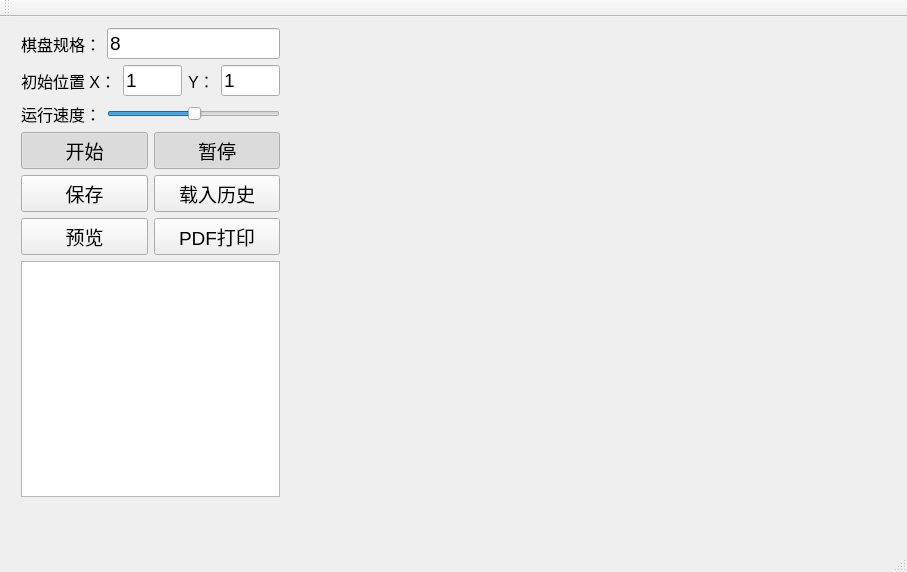
<?xml version="1.0" encoding="UTF-8"?>
<ui version="4.0">
 <class>MainWindow</class>
 <widget class="QMainWindow" name="MainWindow">
  <property name="geometry">
   <rect>
    <x>0</x>
    <y>0</y>
    <width>907</width>
    <height>572</height>
   </rect>
  </property>
  <property name="sizePolicy">
   <sizepolicy hsizetype="Preferred" vsizetype="Preferred">
    <horstretch>0</horstretch>
    <verstretch>0</verstretch>
   </sizepolicy>
  </property>
  <property name="windowTitle">
   <string>MainWindow</string>
  </property>
  <widget class="QWidget" name="centralWidget">
   <widget class="QWidget" name="layoutWidget">
    <property name="geometry">
     <rect>
      <x>10</x>
      <y>0</y>
      <width>281</width>
      <height>491</height>
     </rect>
    </property>
    <layout class="QGridLayout" name="gridLayout_4">
     <item row="0" column="0">
      <layout class="QGridLayout" name="gridLayout">
       <item row="1" column="0" colspan="2">
        <layout class="QHBoxLayout" name="horizontalLayout_2">
         <item>
          <widget class="QLabel" name="label_2">
           <property name="font">
            <font>
             <pointsize>12</pointsize>
            </font>
           </property>
           <property name="text">
            <string>初始位置 X：</string>
           </property>
          </widget>
         </item>
         <item>
          <widget class="QLineEdit" name="lineInitX">
           <property name="font">
            <font>
             <pointsize>14</pointsize>
            </font>
           </property>
           <property name="text">
            <string>1</string>
           </property>
          </widget>
         </item>
         <item>
          <widget class="QLabel" name="label_3">
           <property name="font">
            <font>
             <pointsize>12</pointsize>
            </font>
           </property>
           <property name="text">
            <string>Y：</string>
           </property>
          </widget>
         </item>
         <item>
          <widget class="QLineEdit" name="lineInitY">
           <property name="font">
            <font>
             <pointsize>14</pointsize>
            </font>
           </property>
           <property name="text">
            <string>1</string>
           </property>
          </widget>
         </item>
        </layout>
       </item>
       <item row="2" column="0">
        <widget class="QLabel" name="label_4">
         <property name="font">
          <font>
           <pointsize>12</pointsize>
           <weight>50</weight>
           <bold>false</bold>
          </font>
         </property>
         <property name="text">
          <string>运行速度：</string>
         </property>
        </widget>
       </item>
       <item row="2" column="1">
        <widget class="QSlider" name="SliderTimerSpeed">
         <property name="value">
          <number>50</number>
         </property>
         <property name="orientation">
          <enum>Qt::Horizontal</enum>
         </property>
        </widget>
       </item>
       <item row="0" column="0" colspan="2">
        <layout class="QHBoxLayout" name="horizontalLayout">
         <item>
          <widget class="QLabel" name="label">
           <property name="font">
            <font>
             <pointsize>12</pointsize>
            </font>
           </property>
           <property name="text">
            <string>棋盘规格：</string>
           </property>
          </widget>
         </item>
         <item>
          <widget class="QLineEdit" name="lineBoardSize">
           <property name="font">
            <font>
             <pointsize>14</pointsize>
            </font>
           </property>
           <property name="text">
            <string>8</string>
           </property>
          </widget>
         </item>
        </layout>
       </item>
      </layout>
     </item>
     <item row="1" column="0">
      <layout class="QGridLayout" name="gridLayout_3">
       <item row="0" column="0">
        <layout class="QGridLayout" name="gridLayout_2">
         <item row="0" column="0">
          <widget class="QPushButton" name="ButtonStartHorse">
           <property name="font">
            <font>
             <pointsize>14</pointsize>
            </font>
           </property>
           <property name="text">
            <string>开始</string>
           </property>
           <property name="checkable">
            <bool>true</bool>
           </property>
           <property name="checked">
            <bool>true</bool>
           </property>
          </widget>
         </item>
         <item row="0" column="1">
          <widget class="QPushButton" name="ButtonContinue">
           <property name="font">
            <font>
             <pointsize>14</pointsize>
            </font>
           </property>
           <property name="text">
            <string>暂停</string>
           </property>
           <property name="checkable">
            <bool>true</bool>
           </property>
           <property name="checked">
            <bool>true</bool>
           </property>
          </widget>
         </item>
         <item row="1" column="0">
          <widget class="QPushButton" name="BnSaveFile">
           <property name="font">
            <font>
             <pointsize>14</pointsize>
            </font>
           </property>
           <property name="text">
            <string>保存</string>
           </property>
          </widget>
         </item>
         <item row="1" column="1">
          <widget class="QPushButton" name="BnLoadHistory">
           <property name="font">
            <font>
             <pointsize>14</pointsize>
            </font>
           </property>
           <property name="text">
            <string>载入历史</string>
           </property>
          </widget>
         </item>
         <item row="2" column="0">
          <widget class="QPushButton" name="BnPreviewFile">
           <property name="font">
            <font>
             <pointsize>14</pointsize>
            </font>
           </property>
           <property name="text">
            <string>预览</string>
           </property>
          </widget>
         </item>
         <item row="2" column="1">
          <widget class="QPushButton" name="BnPrintFile">
           <property name="font">
            <font>
             <pointsize>14</pointsize>
            </font>
           </property>
           <property name="text">
            <string>PDF打印</string>
           </property>
          </widget>
         </item>
        </layout>
       </item>
       <item row="1" column="0">
        <widget class="QTextEdit" name="textResult"/>
       </item>
      </layout>
     </item>
    </layout>
   </widget>
  </widget>
  <widget class="QMenuBar" name="menuBar">
   <property name="geometry">
    <rect>
     <x>0</x>
     <y>0</y>
     <width>907</width>
     <height>23</height>
    </rect>
   </property>
  </widget>
  <widget class="QToolBar" name="mainToolBar">
   <attribute name="toolBarArea">
    <enum>TopToolBarArea</enum>
   </attribute>
   <attribute name="toolBarBreak">
    <bool>false</bool>
   </attribute>
  </widget>
  <widget class="QStatusBar" name="statusBar"/>
 </widget>
 <layoutdefault spacing="6" margin="11"/>
 <resources/>
 <connections/>
</ui>
